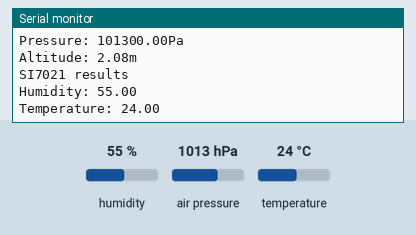
Recording of a sketch running on a simulated Arduino Uno, built with avr-gcc and run on an emulated ATmega328P. Shown: the last lines printed to the serial monitor. The test bench sets the inputs (shaded band); at power-on: humidity 55 %, air pressure 1013 hPa, temperature 24 °C.

Above: at 1.2 s.
1.3 s: humidity set to 22 %
At 2.6 s:
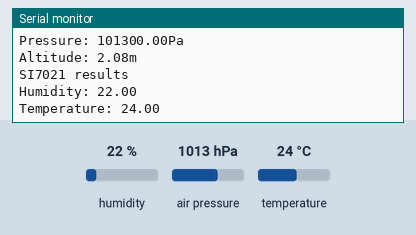
2.8 s: air pressure set to 952 hPa
4.3 s: air pressure set to 1000 hPa
10.4 s: temperature set to 12 °C
At 13.7 s:
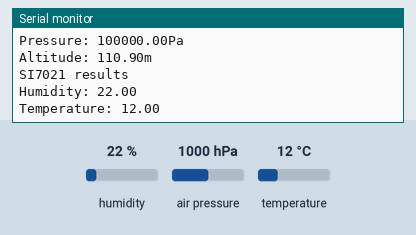
Timing chart, 0 to 15.2 s (numbered marks = the images above; inputs shaded):
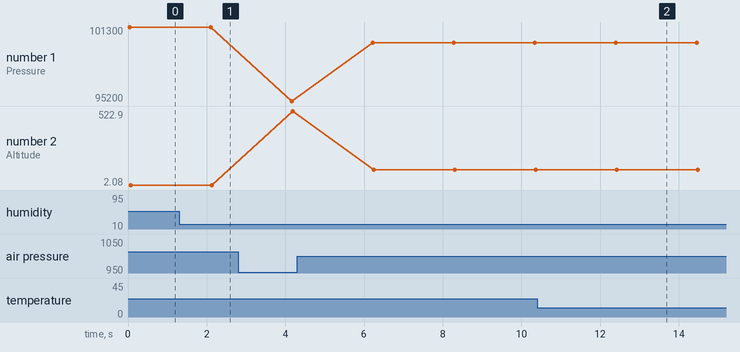

The sketch:

Arduino_GY-21P.ino
```cpp
#include <Wire.h>
#include "Seeed_BME280.h"
#include "Adafruit_Si7021.h"

Adafruit_Si7021 sensor = Adafruit_Si7021();
BME280 bme280;

void setup()
{
  Serial.begin(9600);
  Serial.println("ArduinoAll Example GY-21p Test");

  if (!bme280.init()) { // เช็คว่าเซนเซอร์ ความกดอากาศ BMP280 ทำงาน
    Serial.println("Device error!");
  }

  if (!sensor.begin()) // เช็คว่าเซนเซอร์ อุณหภูมิและความชื้น Si7021 ทำงาน
  {
    Serial.println("Did not find Si7021 sensor!");
    while (true);
  }
}

void loop()
{
  /// การใช้งานเซนเซอร์ BMP280
  float pressure;
  //ดึงค่าอุณหภูมิ
  Serial.print("Temp: ");
  Serial.print(bme280.getTemperature()); // ดึงค่าอุณหภูมิ
  Serial.println("C");

  //ดึงค่าความกดอากาศ
  Serial.print("Pressure: ");
  Serial.print(pressure = bme280.getPressure());
  Serial.println("Pa");

  //ดึงค่า altitude data
  Serial.print("Altitude: ");
  Serial.print(bme280.calcAltitude(pressure));
  Serial.println("m");

  Serial.println("SI7021 results");
  Serial.print("Humidity: ");
  Serial.println(sensor.readHumidity(), 2);
  Serial.print("Temperature: ");
  Serial.println(sensor.readTemperature(), 2);
  Serial.println();
  delay(2000);
}
```

Measured:
- after the input at 1.3 s, the serial monitor: prints a new line after 0.86 s (image 1)
- after the input at 10.4 s, the serial monitor: prints a new line after 2.0 s (image 2)
- plotted number 1: 101300 → 95200 after the input at 2.8 s, 95200 → 100000 after the input at 4.3 s
- plotted number 2: 2.08 → 522.9 after the input at 2.8 s, 522.9 → 110.9 after the input at 4.3 s
